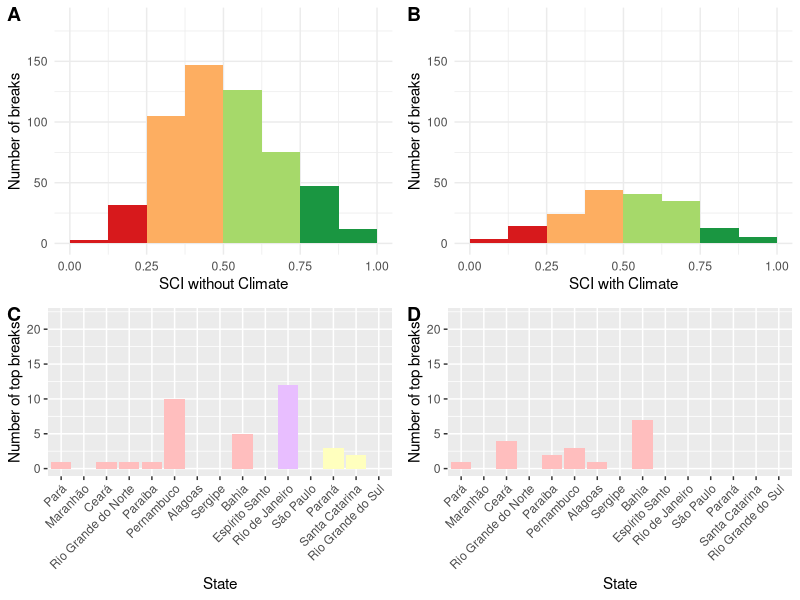
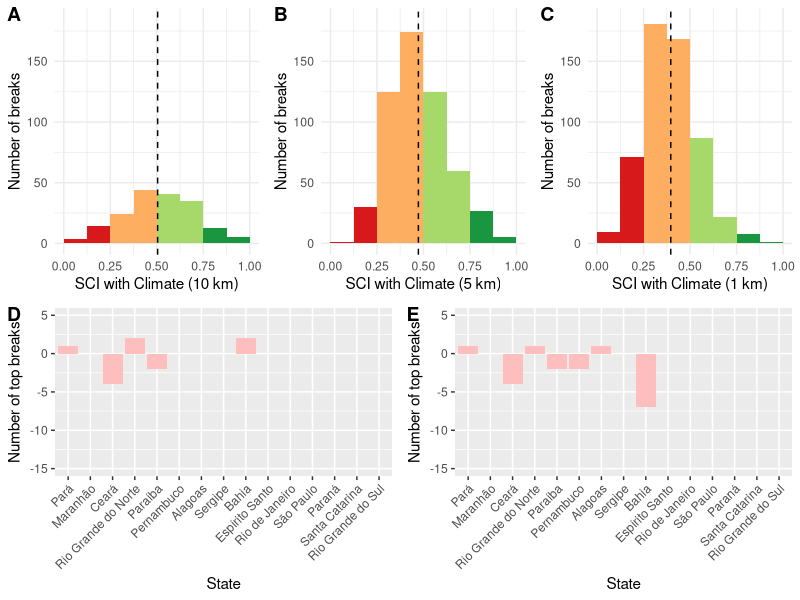

The R source for these figures, in order:
## ---- chunk 1
knitr::opts_chunk$set(echo = TRUE)

library(tidyverse)
library(here)
library(cowplot)
## ---- chunk 2
surf_spots <- read_csv(here("data", "surf_spot_states", "surf_spot_states.csv"))
sci_w_climate_10km <- read_csv(here("sci_w_climate.csv")) %>% 
  select(id, sci) %>% 
  mutate(sci_10km = sci) %>% 
  select(-sci)
sci_wo_climate_10km <- read_csv(here("sci_wo_climate.csv")) %>% 
  select(id, sci) %>% 
  mutate(sci_wo_climate = sci) %>% 
  select(-sci)
sci_w_climate_5km <- read_csv(here("sci_w_climate_5km.csv")) %>% 
  select(id, sci) %>% 
  mutate(sci_5km = sci) %>% 
  select(-sci)
sci_w_climate_1km <- read_csv(here("sci_w_climate_1km.csv")) %>% 
  select(id, sci) %>% 
  mutate(sci_1km = sci) %>% 
  select(-sci)

# join sci to surf spots using id
surf_spots <- left_join(surf_spots, sci_w_climate_10km, by = "id", keep = FALSE) %>% 
  left_join(sci_w_climate_5km, by = "id", keep = FALSE) %>% 
  left_join(sci_w_climate_1km, by = "id", keep = FALSE) %>% 
  left_join(sci_wo_climate_10km, by = "id", keep = FALSE)


# filter for each region
surf_spots_nne <- surf_spots %>% 
  filter(region == "Norte" | region == "Nordeste")
surf_spots_se <- surf_spots %>% 
  filter(region == "Sudeste")
surf_spots_s <- surf_spots %>% 
  filter(region == "Sul")
## ---- chunk 3
# calculate mean priority for different size buffers
mean_priority_10km_w_clim <- mean(surf_spots$sci_10km)
mean_priority_10km_wo_clim <- mean(surf_spots$sci_wo_climate)
mean_priority_5km <- mean(surf_spots$sci_5km)
mean_priority_1km <- mean(surf_spots$sci_1km)

# make histograms for all of Brazil and each region
hist_w_clim <- ggplot(data = surf_spots, aes(x = sci_10km)) +
  geom_histogram(breaks = c(0, 0.125, 0.25, 0.375, 0.5, 0.625, 0.75, 0.875, 1), fill = c("#d7191c", "#d7191c", "#fdae61", "#fdae61", "#a6d96a", "#a6d96a", "#1a9641", "#1a9641")) +
  labs(x = "SCI with Climate", y = "Number of breaks") +
  scale_y_continuous(limits = c(0, 185)) +
  theme_minimal()
hist_wo_clim <- ggplot(data = surf_spots, aes(x = sci_wo_climate)) +
  geom_histogram(breaks = c(0, 0.125, 0.25, 0.375, 0.5, 0.625, 0.75, 0.875, 1), fill = c("#d7191c", "#d7191c", "#fdae61", "#fdae61", "#a6d96a", "#a6d96a", "#1a9641", "#1a9641")) +
  labs(x = "SCI without Climate", y = "Number of breaks") +
  scale_y_continuous(limits = c(0, 185)) +
  theme_minimal()
hist_5km <- ggplot(data = surf_spots, aes(x = sci_5km)) +
  geom_histogram(breaks = c(0, 0.125, 0.25, 0.375, 0.5, 0.625, 0.75, 0.875, 1), fill = c("#d7191c", "#d7191c", "#fdae61", "#fdae61", "#a6d96a", "#a6d96a", "#1a9641", "#1a9641")) +
  labs(x = "SCI with Climate (5 km)", y = "Number of breaks") +
  scale_y_continuous(limits = c(0, 185)) +
  geom_vline(xintercept = mean_priority_5km, linetype = 2) +
  theme_minimal()
hist_1km <- ggplot(data = surf_spots, aes(x = sci_1km)) +
  geom_histogram(breaks = c(0, 0.125, 0.25, 0.375, 0.5, 0.625, 0.75, 0.875, 1), fill = c("#d7191c", "#d7191c", "#fdae61", "#fdae61", "#a6d96a", "#a6d96a", "#1a9641", "#1a9641")) +
  labs(x = "SCI with Climate (1 km)", y = "Number of breaks") +
  scale_y_continuous(limits = c(0, 185)) +
  geom_vline(xintercept = mean_priority_1km, linetype = 2) +
  theme_minimal()

mean_priority_nne_w_clim <- mean(surf_spots_nne$sci_10km)
mean_priority_se_w_clim <- mean(surf_spots_se$sci_10km)
mean_priority_s_w_clim <- mean(surf_spots_s$sci_10km)

mean_priority_nne_wo_clim <- mean(surf_spots_nne$sci_wo_climate)
mean_priority_se_wo_clim <- mean(surf_spots_se$sci_wo_climate)
mean_priority_s_wo_clim <- mean(surf_spots_s$sci_wo_climate)

hist_nne_w_clim <- ggplot(data = surf_spots_nne, aes(x = sci_10km)) +
  geom_histogram(breaks = c(0, 0.125, 0.25, 0.375, 0.5, 0.625, 0.75, 0.875, 1), fill = c("#d7191c", "#d7191c", "#fdae61", "#fdae61", "#a6d96a", "#a6d96a", "#1a9641", "#1a9641")) +
  scale_y_continuous(limits = c(0, 60)) +
  geom_vline(xintercept = mean_priority_nne_w_clim, linetype = 2) +
  labs(x = "SCI with Climate", y = "Number of breaks", title = "North/Northeast") +
  theme_minimal() +
  theme(text = element_text(size = 18), plot.background = element_rect(colour = "#FFBEBE", fill=NA, size=5))
hist_se_w_clim <- ggplot(data = surf_spots_se, aes(x = sci_10km)) +
  geom_histogram(breaks = c(0, 0.125, 0.25, 0.375, 0.5, 0.625, 0.75, 0.875, 1), fill = c("#d7191c", "#d7191c", "#fdae61", "#fdae61", "#a6d96a", "#a6d96a", "#1a9641", "#1a9641")) +
  scale_y_continuous(limits = c(0, 60)) +
  geom_vline(xintercept = mean_priority_se_w_clim, linetype = 2) +
  labs(x = "SCI with Climate", y = "Number of breaks", title = "Southeast") +
  theme_minimal() +
  theme(text = element_text(size = 18), plot.background = element_rect(colour = "#E8BEFF", fill=NA, size=5))
hist_s_w_clim <- ggplot(data = surf_spots_s, aes(x = sci_10km)) +
  geom_histogram(breaks = c(0, 0.125, 0.25, 0.375, 0.5, 0.625, 0.75, 0.875, 1), fill = c("#d7191c", "#d7191c", "#fdae61", "#fdae61", "#a6d96a", "#a6d96a", "#1a9641", "#1a9641")) +
  scale_y_continuous(limits = c(0, 60)) +
  geom_vline(xintercept = mean_priority_s_w_clim, linetype = 2) +
  labs(x = "SCI with Climate", y = "Number of breaks", title = "South") +
  theme_minimal() +
  theme(text = element_text(size = 18), plot.background = element_rect(colour = "#FFFFBE", fill=NA, size=5))

hist_nne_wo_clim <- ggplot(data = surf_spots_nne, aes(x = sci_wo_climate)) +
  geom_histogram(breaks = c(0, 0.125, 0.25, 0.375, 0.5, 0.625, 0.75, 0.875, 1), fill = c("#d7191c", "#d7191c", "#fdae61", "#fdae61", "#a6d96a", "#a6d96a", "#1a9641", "#1a9641")) +
  scale_y_continuous(limits = c(0, 60)) +
  geom_vline(xintercept = mean_priority_nne_wo_clim, linetype = 2) +
  labs(x = "SCI without Climate", y = "Number of breaks", title = "North/Northeast") +
  theme_minimal() +
  theme(text = element_text(size = 18), plot.background = element_rect(colour = "#FFBEBE", fill=NA, size=5))
hist_se_wo_clim <- ggplot(data = surf_spots_se, aes(x = sci_wo_climate)) +
  geom_histogram(breaks = c(0, 0.125, 0.25, 0.375, 0.5, 0.625, 0.75, 0.875, 1), fill = c("#d7191c", "#d7191c", "#fdae61", "#fdae61", "#a6d96a", "#a6d96a", "#1a9641", "#1a9641")) +
  scale_y_continuous(limits = c(0, 60)) +
  geom_vline(xintercept = mean_priority_se_wo_clim, linetype = 2) +
  labs(x = "SCI without Climate", y = "Number of breaks", title = "Southeast") +
  theme_minimal() +
  theme(text = element_text(size = 18), plot.background = element_rect(colour = "#E8BEFF", fill=NA, size=5))
hist_s_wo_clim <- ggplot(data = surf_spots_s, aes(x = sci_wo_climate)) +
  geom_histogram(breaks = c(0, 0.125, 0.25, 0.375, 0.5, 0.625, 0.75, 0.875, 1), fill = c("#d7191c", "#d7191c", "#fdae61", "#fdae61", "#a6d96a", "#a6d96a", "#1a9641", "#1a9641")) +
  scale_y_continuous(limits = c(0, 60)) +
  geom_vline(xintercept = mean_priority_s_wo_clim, linetype = 2) +
  labs(x = "SCI without Climate", y = "Number of breaks", title = "South") +
  theme_minimal() +
  theme(text = element_text(size = 18), plot.background = element_rect(colour = "#FFFFBE", fill=NA, size=5))
## ---- chunk 4
top_spots_by_state <- surf_spots %>% 
  group_by(state) %>% 
  summarize(count_10km = sum(sci_10km > 0.75), count_wo_clim = sum(sci_wo_climate > 0.75), count_5km = sum(sci_5km > 0.75), count_1km = sum(sci_1km > 0.75)) %>% 
  mutate(difference_5_10 = count_5km - count_10km) %>% 
  mutate(difference_1_10 = count_1km - count_10km) %>% 
  mutate(state = as.factor(state))

# order states north to south
top_spots_by_state <- top_spots_by_state %>% 
  arrange(factor(state, levels = c("Pará", "Maranhão", "Ceará", "Rio Grande do Norte", "Paraíba", "Pernambuco", "Alagoas", "Sergipe", "Bahia", "Espírito Santo", "Rio de Janeiro", "São Paulo", "Paraná", "Santa Catarina", "Rio Grande do Sul"))) %>% 
  mutate(state = factor(state, levels = c("Pará", "Maranhão", "Ceará", "Rio Grande do Norte", "Paraíba", "Pernambuco", "Alagoas", "Sergipe", "Bahia", "Espírito Santo", "Rio de Janeiro", "São Paulo", "Paraná", "Santa Catarina", "Rio Grande do Sul")))

# add regions to top states
top_spots_by_state$region <- c("North/northeast", "North/northeast", "North/northeast", "North/northeast", "North/northeast", "North/northeast", "North/northeast", "North/northeast", "North/northeast", "Southeast", "Southeast", "Southeast", "South", "South", "South")

states_w_clim <- ggplot(top_spots_by_state, aes(x = state, y = count_10km, fill = region)) +
  geom_col() +
  theme(axis.text.x = element_text(angle = 45, vjust = 1, hjust = 1)) +
  scale_y_continuous(limits = c(0, 22)) +
  scale_fill_manual(values = c("#FFBEBE", "#FFFFBE", "#E8BEFF")) +
  theme(legend.position = "none") +
  labs(x = "State", y = "Number of top breaks")

states_wo_clim <- ggplot(top_spots_by_state, aes(x = state, y = count_wo_clim, fill = region)) +
  geom_col() +
  theme(axis.text.x = element_text(angle = 45, vjust = 1, hjust = 1)) +
  scale_y_continuous(limits = c(0, 22)) +
  scale_fill_manual(values = c("#FFBEBE", "#FFFFBE", "#E8BEFF")) +
  theme(legend.position = "none") +
  labs(x = "State", y = "Number of top breaks")

states_5km <- ggplot(top_spots_by_state, aes(x = state, y = difference_5_10, fill = region)) +
  geom_col() +
  theme(axis.text.x = element_text(angle = 45, vjust = 1, hjust = 1)) +
  scale_y_continuous(limits = c(-15, 5)) +
  scale_fill_manual(values = c("#FFBEBE", "#FFFFBE", "#E8BEFF")) +
  theme(legend.position = "none") +
  labs(x = "State", y = "Number of top breaks")

states_1km <- ggplot(top_spots_by_state, aes(x = state, y = difference_1_10, fill = region)) +
  geom_col() +
  theme(axis.text.x = element_text(angle = 45, vjust = 1, hjust = 1)) +
  scale_y_continuous(limits = c(-15, 5)) +
  scale_fill_manual(values = c("#FFBEBE", "#FFFFBE", "#E8BEFF")) +
  theme(legend.position = "none") +
  labs(x = "State", y = "Number of top breaks")
## ---- chunk 5
figure1 <- plot_grid(hist_wo_clim, hist_w_clim, states_wo_clim, states_w_clim, labels = "AUTO", ncol = 2)
figure1

# add mean line and change x axis label for hist_w_clim for sensitivity analysis figure
hist_w_clim_sens <- hist_w_clim +
  labs(x = "SCI with Climate (10 km)") +
  geom_vline(xintercept = mean_priority_10km_wo_clim, linetype = 2)

# increase font size for figure 2
# hist_w_clim <- hist_w_clim +
#   theme(text = element_text(size = 20))
# hist_5km <- hist_5km +
#   theme(text = element_text(size = 20))
# hist_1km <- hist_1km +
#   theme(text = element_text(size = 20))

figure2_top_row <- plot_grid(hist_w_clim_sens, hist_5km, hist_1km, labels = "AUTO", nrow = 1)
figure2_bottom_row <- plot_grid(states_5km, states_1km, labels = c("D", "E"), nrow = 1)
figure2 <- plot_grid(figure2_top_row, figure2_bottom_row, labels = "", nrow = 2)

figure2
